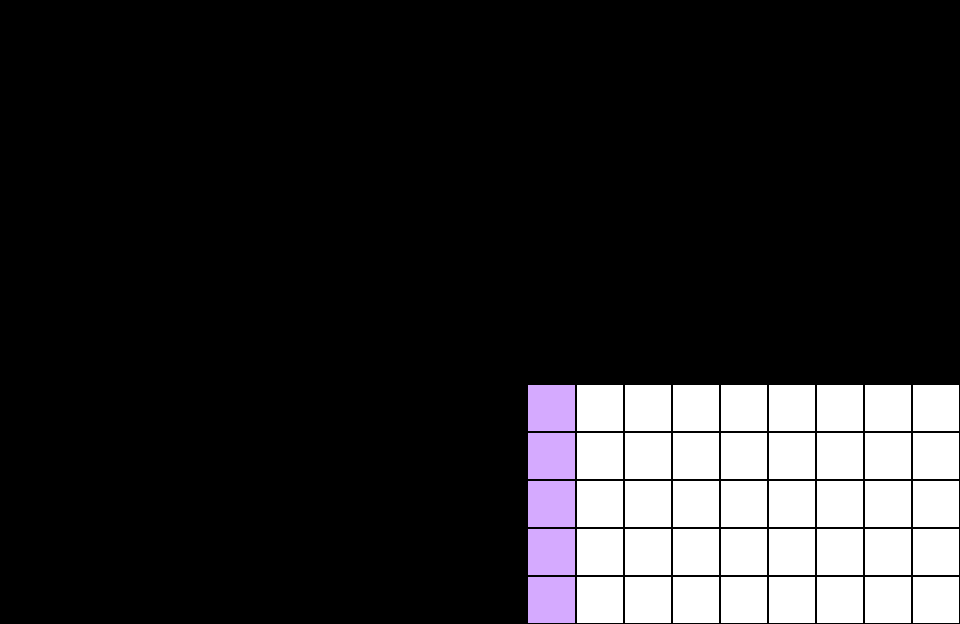

A 2D game scene composited from a Tiled map and its tileset images. What follows is a short description and the map's XML, with every tile layer's data as written:
An orthogonal 20x13 tile map with 48x48 px tiles, 4 tile layers (debug, obstacle, Obj, effect), 2 tilesets.

<map version="1.2" tiledversion="2019.12.11" orientation="orthogonal" renderorder="right-down" compressionlevel="0" width="20" height="13" tilewidth="48" tileheight="48" infinite="0" nextlayerid="5" nextobjectid="1">
 <tileset firstgid="1" source="tsx/tile.tsx" />
 <tileset firstgid="26" source="tsx/debug.tsx" />
 <layer id="2" name="debug" width="20" height="13">
  <data encoding="csv">
0,0,0,0,0,0,0,0,0,0,0,0,0,0,0,0,0,0,0,0,
0,0,0,0,0,0,0,0,0,0,0,0,0,0,0,0,0,0,0,0,
0,0,0,0,0,0,0,0,0,0,0,0,0,0,0,0,0,0,0,0,
0,0,0,0,0,0,0,0,0,0,0,0,0,0,0,0,0,0,0,0,
0,0,0,0,0,0,0,0,0,0,0,0,0,0,0,0,0,0,0,0,
0,0,0,0,0,0,0,0,0,0,0,0,0,0,0,0,0,0,0,0,
0,0,0,0,0,0,0,0,0,0,0,0,0,0,0,0,0,0,0,0,
0,0,0,0,0,0,0,0,0,0,0,0,0,0,0,0,0,0,0,0,
0,0,0,0,0,0,0,0,0,0,0,0,0,0,0,0,0,0,0,0,
0,0,0,0,0,0,0,0,0,0,0,0,0,0,0,0,0,0,0,0,
0,0,0,0,0,0,0,0,0,0,0,0,0,0,0,0,0,0,0,0,
0,0,0,0,0,0,0,0,0,0,0,0,0,0,0,0,0,0,0,0,
0,0,0,0,0,0,0,0,0,0,0,0,0,0,0,0,0,0,0,0
</data>
 </layer>
 <layer id="3" name="obstacle" width="20" height="13">
  <data encoding="csv">
0,0,0,0,0,0,0,0,0,0,0,0,0,0,0,0,0,0,0,0,
0,0,0,0,0,0,0,0,0,0,0,0,0,0,0,0,0,0,0,0,
0,0,0,0,0,0,0,0,0,0,0,0,0,0,0,0,0,0,0,0,
0,0,0,0,0,0,0,0,0,0,0,0,0,0,0,0,0,0,0,0,
0,0,0,0,0,0,0,0,0,0,0,0,0,0,0,0,0,0,0,0,
0,0,0,0,0,0,0,0,0,0,0,0,0,0,0,0,0,0,0,0,
0,0,0,0,0,0,0,0,0,0,0,0,0,0,0,0,0,0,0,0,
0,0,0,0,0,0,0,0,0,0,0,0,0,0,0,0,0,0,0,0,
0,0,0,0,0,0,0,0,0,0,0,0,0,0,0,0,0,0,0,0,
0,0,0,0,0,0,0,0,0,0,0,0,0,0,0,0,0,0,0,0,
0,0,0,0,0,0,0,0,0,0,0,0,0,0,0,0,0,0,0,0,
0,0,0,0,0,0,0,0,0,0,0,0,0,0,0,0,0,0,0,0,
0,0,0,0,0,0,0,0,0,0,0,0,0,0,0,0,0,0,0,0
</data>
 </layer>
 <layer id="1" name="Obj" width="20" height="13">
  <data encoding="csv">
0,0,0,0,0,0,0,0,0,0,0,0,0,0,0,0,0,0,0,0,
0,0,0,0,0,0,0,0,0,0,0,0,0,0,0,0,0,0,0,0,
0,0,0,0,0,0,0,0,0,0,0,0,0,0,0,0,0,0,0,0,
0,0,0,0,0,0,0,0,0,0,0,0,0,0,0,0,0,0,0,0,
0,0,0,0,0,0,0,0,0,0,0,0,0,0,0,0,0,0,0,0,
0,0,0,0,0,0,0,0,0,0,0,0,0,0,0,0,0,0,0,0,
0,0,0,0,0,0,0,0,0,0,0,0,0,0,0,0,0,0,0,0,
0,0,0,0,0,0,0,0,0,0,0,0,0,0,0,0,0,0,0,0,
0,0,0,0,0,0,0,0,0,0,0,4,3,3,3,3,3,3,3,3,
0,0,0,0,0,0,0,0,0,0,0,4,3,3,3,3,3,3,3,3,
0,0,0,0,0,0,0,0,0,0,0,4,3,3,3,3,3,3,3,3,
0,0,0,0,0,0,0,0,0,0,0,4,3,3,3,3,3,3,3,3,
0,0,0,0,0,0,0,0,0,0,0,4,3,3,3,3,3,3,3,3
</data>
 </layer>
 <layer id="4" name="effect" width="20" height="13">
  <data encoding="csv">
0,0,0,0,0,0,0,0,0,0,0,0,0,0,0,0,0,0,0,0,
0,0,0,0,0,0,0,0,0,0,0,0,0,0,0,0,0,0,0,0,
0,0,0,0,0,0,0,0,0,0,0,0,0,0,0,0,0,0,0,0,
0,0,0,0,0,0,0,0,0,0,0,0,0,0,0,0,0,0,0,0,
0,0,0,0,0,0,0,0,0,0,0,0,0,0,0,0,0,0,0,0,
0,0,0,0,0,0,0,0,0,0,0,0,0,0,0,0,0,0,0,0,
0,0,0,0,0,0,0,0,0,0,0,0,0,0,0,0,0,0,0,0,
0,0,0,0,0,0,0,0,0,0,0,0,0,0,0,0,0,0,0,0,
0,0,0,0,0,0,0,0,0,0,0,0,0,0,0,0,0,0,0,0,
0,0,0,0,0,0,0,0,0,0,0,0,0,0,0,0,0,0,0,0,
0,0,0,0,0,0,0,0,0,0,0,0,0,0,0,0,0,0,0,0,
0,0,0,0,0,0,0,0,0,0,0,0,0,0,0,0,0,0,0,0,
0,0,0,0,0,0,0,0,0,0,0,0,0,0,0,0,0,0,0,0
</data>
 </layer>
</map>